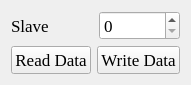
  <widget class="QWidget" name="layoutWidget_6">
   <property name="geometry">
    <rect>
     <x>530</x>
     <y>490</y>
     <width>169</width>
     <height>64</height>
    </rect>
   </property>
   <property name="font">
    <font>
     <family>Times New Roman</family>
     <pointsize>13</pointsize>
    </font>
   </property>
   <layout class="QGridLayout" name="gridLayout_18">
    <item row="0" column="0">
     <layout class="QGridLayout" name="gridLayout_19">
      <item row="0" column="0">
       <widget class="QLabel" name="label_16">
        <property name="font">
         <font>
          <family>Times New Roman</family>
          <pointsize>13</pointsize>
         </font>
        </property>
        <property name="text">
         <string>Slave</string>
        </property>
       </widget>
      </item>
      <item row="0" column="1">
       <widget class="QSpinBox" name="Slave_3">
        <property name="font">
         <font>
          <family>Times New Roman</family>
          <pointsize>13</pointsize>
         </font>
        </property>
       </widget>
      </item>
     </layout>
    </item>
    <item row="1" column="0">
     <layout class="QGridLayout" name="gridLayout_20">
      <item row="0" column="0">
       <widget class="QPushButton" name="Read_Sl_3">
        <property name="font">
         <font>
          <family>Times New Roman</family>
          <pointsize>13</pointsize>
         </font>
        </property>
        <property name="text">
         <string>Read Data</string>
        </property>
       </widget>
      </item>
      <item row="0" column="1">
       <widget class="QPushButton" name="Write_Sl_3">
        <property name="font">
         <font>
          <family>Times New Roman</family>
          <pointsize>13</pointsize>
         </font>
        </property>
        <property name="text">
         <string>Write Data</string>
        </property>
       </widget>
      </item>
     </layout>
    </item>
   </layout>
  </widget>
